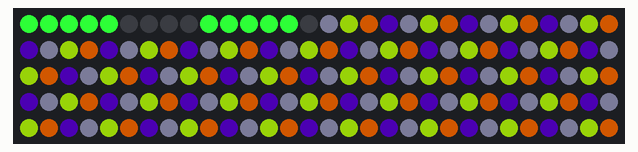
Simulated run of this sketch. Board: ATtiny85, built with avr-gcc and run on an emulated ATtiny85. On the bench: 150 RGB LEDs in strip order, left to right, continuing on the next row. The strip is taken to match the declared colour order; random numbers use the default seed unless the sketch sets one.

Above: at 0.17 s.
At 38.02 s:
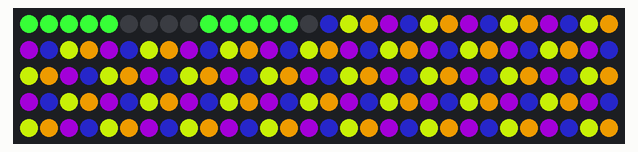

The sketch:

scene_three.ino
```cpp
#include <Adafruit_NeoPixel.h>
#ifdef __AVR__
  #include <avr/power.h>
#endif

#define PIN 2

// Parameter 1 = number of pixels in strip
// Parameter 2 = Arduino pin number (most are valid)
// Parameter 3 = pixel type flags, add together as needed:
//   NEO_KHZ800  800 KHz bitstream (most NeoPixel products w/WS2812 LEDs)
//   NEO_KHZ400  400 KHz (classic 'v1' (not v2) FLORA pixels, WS2811 drivers)
//   NEO_GRB     Pixels are wired for GRB bitstream (most NeoPixel products)
//   NEO_RGB     Pixels are wired for RGB bitstream (v1 FLORA pixels, not v2)
//   NEO_RGBW    Pixels are wired for RGBW bitstream (NeoPixel RGBW products)
Adafruit_NeoPixel strip = Adafruit_NeoPixel(150, PIN, NEO_RGB + NEO_KHZ800);

// IMPORTANT: To reduce NeoPixel burnout risk, add 1000 uF capacitor across
// pixel power leads, add 300 - 500 Ohm resistor on first pixel's data input
// and minimize distance between Arduino and first pixel.  Avoid connecting
// on a live circuit...if you must, connect GND first.


int16_t firefly1 = 0;
int16_t firefly2 = 0;
int16_t firefly3 = 0;

void setup() {
  // This is for Trinket 5V 16MHz, you can remove these three lines if you are not using a Trinket
  #if defined (__AVR_ATtiny85__)
    if (F_CPU == 16000000) clock_prescale_set(clock_div_1);
  #endif
  // End of trinket special code


  // Which position for the fireflies who got eaten?
  firefly1 = random(30) + 25;
  firefly2 = random(50) + 50;
  firefly3 = random(50) + 50;

  strip.begin();
  strip.show(); // Initialize all pixels to 'off'
}

int16_t j = 0, j_direction = 0;
uint16_t firefly_offset = 0;
long random_jump;

const int16_t EYES_START = 0;
const int16_t EYES_END = 15;
const int16_t BODY_STARTS = 25;

void loop() {

  updateEyes(j);
  updateHead(j);
  update(j);
  strip.show();

  if(j_direction == 1){
    if(j > 80) j_direction = 0;
    else j += 1;
  } else {
    if(j < 2) j_direction = 1;
    j -= 1;
  }

  random_jump = random(10);
  if (random_jump == 1) {
    firefly1++;
    firefly2++;
    firefly3++;
    if (firefly1 > strip.numPixels()) firefly1 = EYES_END;
    if (firefly2 > strip.numPixels()) firefly2 = EYES_END;
    if (firefly3 > strip.numPixels()) firefly3 = EYES_END;
  }


  delay(20);
}

void updateEyes(int16_t j){

  if (j < 25 && j >= 0){
    for(uint8_t i=0; i < 5; i++) {
      strip.setPixelColor(i, strip.Color(45-j, 255-(j * 4), 55-j));
      strip.setPixelColor(i+9, strip.Color(45-j, 255-(j * 4), 55-j));
    }
  }
  else {
    // right eye
    for(uint8_t i=0; i < 5; i++) {
      strip.setPixelColor(i, strip.Color(55, 255, 55));
      strip.setPixelColor(i+9, strip.Color(55, 255, 55));
    }
  }

}

void updateHead(int16_t j){
  for(uint16_t i=EYES_END; i< BODY_STARTS; i++) {
    if((i == firefly1) || (i == firefly2) || (i == firefly3)){
      strip.setPixelColor(i + firefly_offset, strip.Color(30-j, 80, 30));
    }
    if(i % 4 == 0) {
      strip.setPixelColor(i, strip.Color(90 + j, 125+j, 5));    }
    if(i % 4 == 1) {
      strip.setPixelColor(i, strip.Color(120 + j, 50+j, 0));
    }
    if(i % 4 == 2) {
      strip.setPixelColor(i, strip.Color(25 + j, 0, 60 + j));    }
    if(i % 4 == 3) {
      strip.setPixelColor(i, strip.Color(20, 20, 25 + j));    }

  }
}

void update(int16_t j) {
  uint16_t i;

  for(i=BODY_STARTS; i< strip.numPixels(); i++) {
    if((i == firefly1) || (i == firefly2) || (i == firefly3)){
      strip.setPixelColor(i + firefly_offset, strip.Color(30-j, 80, 30));
    }
    if(i % 4 == 0) {
      strip.setPixelColor(i, strip.Color(90 + j, 125+j, 5));    }
    if(i % 4 == 1) {
      strip.setPixelColor(i, strip.Color(120 + j, 50+j, 0));
    }
    if(i % 4 == 2) {
      strip.setPixelColor(i, strip.Color(25 + j, 0, 60 + j));    }
    if(i % 4 == 3) {
      strip.setPixelColor(i, strip.Color(20, 20, 25 + j));    }


  }
}
```
